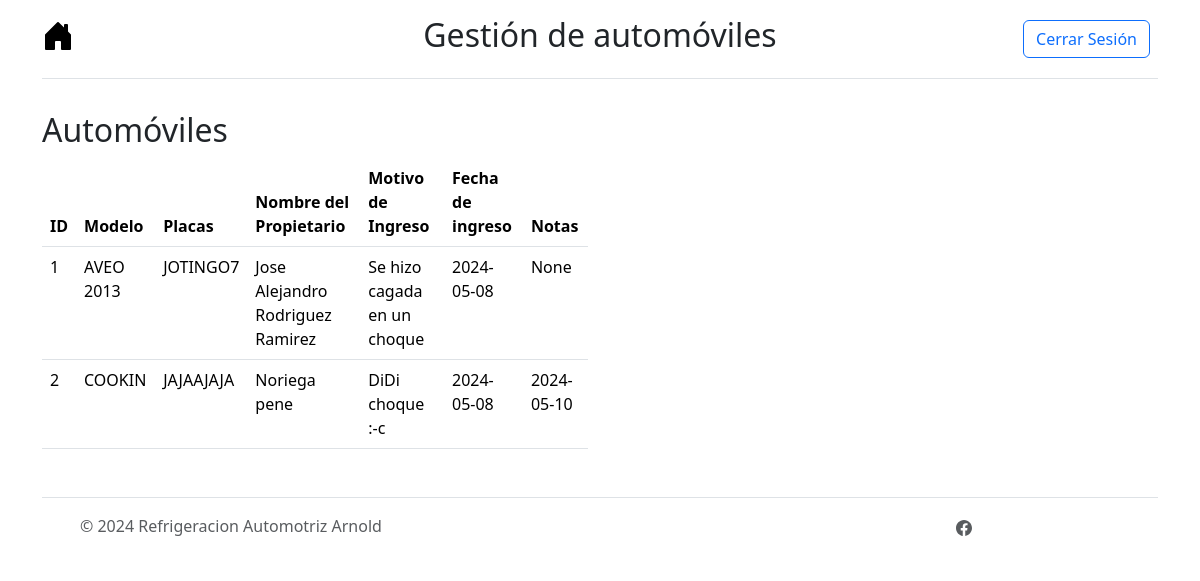
The app's page /menu/automoviles (signed in), older data.
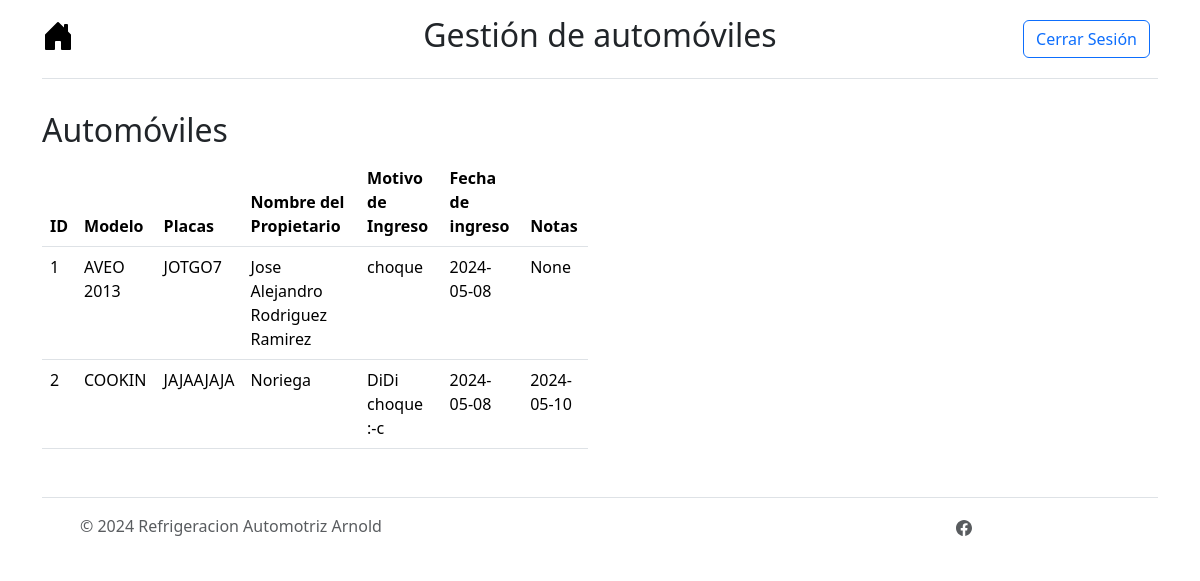
The same page, newer data.
### tables this page shows
CREATE TABLE Automoviles (IdAutomovil INTEGER PRIMARY KEY AUTOINCREMENT NOT NULL, Modelo TEXT (50) NOT NULL, Placas TEXT (25) NOT NULL, NombrePropietario TEXT (100) NOT NULL, MotivoIngreso TEXT (150) NOT NULL, FechaIngreso TEXT NOT NULL, FechaEgreso TEXT, Notas TEXT (255), Activo INTEGER NOT NULL, CostoManoObra INTEGER, PiezasUsadas TEXT, CostoTotal INTEGER);

### controller/controllers.py (the view)
@app.route("/menu/automoviles")
@login_required
def menu_automoviles():
    rows = SelectAutomoviles()
    return render_template('menu_automoviles.html', automoviles=rows)

### controller/DBController.py (called while the page is built)
def SelectAutomoviles():
    try:
        conn = sqlite3.connect("instance/arnold_autorefrigeraciones.db")
        c = conn.cursor()
        c.execute("SELECT * FROM Automoviles")
        rows = c.fetchall()
        conn.close()
        return rows
    except Exception as e:
        return str(e)

### controller/controllers.py (called while the page is built)
@login_manager.user_loader
def load_user(user_id):
    return db.get_or_404(Users, user_id)

### templates/menu_automoviles.html
{% extends 'base.html' %}
{% block styling %}
  {{ super() }}
{% endblock %}
{% block nombre_menu %}Gestión de automóviles{% endblock %}
{% block content %}
<section class="py-2">
    <div class="container">
        <div class="row">
            <div class="col-md-6">
                <h2>Automóviles</h2>
                <table id="automoviles-table" class="table table-hover">
                    <thead>
                        <tr>
                            <th>ID</th>
                            <th>Modelo</th>
                            <th>Placas</th>
                            <th>Nombre del Propietario</th>
                            <th>Motivo de Ingreso</th>
                            <th>Fecha de ingreso</th>
                            <th>Notas</th>
                        </tr>
                    </thead>
                    <tbody>
                        {% for auto in automoviles %}
                        <tr>
                            <td>{{ auto[0] }}</td>
                            <td>{{ auto[1] }}</td>
                            <td>{{ auto[2] }}</td>
                            <td>{{ auto[3] }}</td>
                            <td>{{ auto[4] }}</td>
                            <td>{{ auto[5] }}</td>
                            <td>{{ auto[6] }}</td>
                        </tr>
                        {% endfor %}
                    </tbody>
                </table>
            </div>
        </div>
    </div>
</section>
{% endblock %}

### templates/base.html (shortened to what this page needs)
<!DOCTYPE html>
<html lang="en">
<head>
    {% block styling %}
    <link href="https://cdn.jsdelivr.net/npm/bootstrap@5.3.3/dist/css/bootstrap.min.css" rel="stylesheet">
    {% endblock %}
</head>
<body">
    <div class="container">
        <header class="d-flex flex-wrap align-items-center justify-content-center justify-content-md-between py-3 mb-4 border-bottom">
          <div class="col-md-3 mb-2 mb-md-0">
            <a href="{{url_for("menu")}}" class="d-inline-flex link-body-emphasis text-decoration-none">
            </a>
          </div>
          <ul class="nav col-12 col-md-auto mb-2 justify-content-center mb-md-0">
            <li><h2>{% block nombre_menu %}{% endblock %}</h2></li>
          </ul>
          <div class="col-md-3 text-end">
            <a href="{{ url_for('logout') }}">
                <button type="button" class="btn btn-outline-primary me-2">Cerrar Sesión</button>
            </a>
          </div>
        </header>
      </div>
    {% block content %}
    {% endblock %}
    <section>
        <div class="container">
            <footer class="d-flex flex-wrap justify-content-between align-items-center py-3 my-4 border-top">
            <div class="col-md-4 d-flex align-items-center">
                <a href="/" class="mb-3 me-2 mb-md-0 text-body-secondary text-decoration-none lh-1">
                    <svg class="bi" width="30" height="24"><use xlink:href="#bootstrap"></use></svg>
                </a>
            <span class="mb-3 mb-md-0 text-body-secondary">© 2024 Refrigeracion Automotriz Arnold </span>
          </div>
          <ul class="nav col-md-4 justify-content-end list-unstyled d-flex">
            <li class="ms-3"><a class="text-body-secondary" href="https://www.facebook.com/p/Refrigeracion-Automotriz-Arnold-100063594305820/">
            </li>
          </ul>
        </footer>
      </div>
    </section>
</body>
</html>

Row changes from the older to the newer data that the page shows:
changed Automoviles "Jose Alejandro Rodriguez Ramirez": Placas "JOTINGO7" → "JOTGO7"; MotivoIngreso "Se hizo cagada en un choque" → "choque"
changed Automoviles "COOKIN": NombrePropietario "Noriega pene" → "Noriega"
